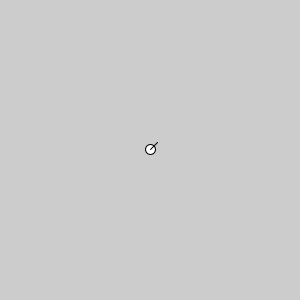
Frame 1 (no input)
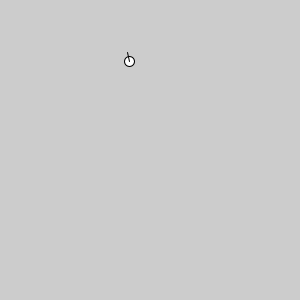
Frame 60 (the mouse pressed at the canvas centre just before this capture)
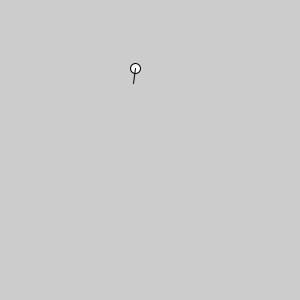
Frame 120 (the mouse held since frame 60 and released just before this capture)

The Processing sketch that drew these frames (run headless with seeded random() and noise(); from frame 60 on, the mouse is pressed at the canvas centre):

// Processing sketch: simple_agent
// ── simple_agent.pde
//
// foundations
//
// using processing to do agent modeling.  use this sketch to establish the basic
// framework.
//
// - representing an agent
// - drawing the world
// - drawing the agent
// - timestepping
// 
// do a vehicle that makes random walk
//

Agent a;

// step 1: setup() - initialize things and set up the size of the view
void setup() {
  size(300, 300);
  a = new Agent();
}


// step 2: define an agent as a class with a position and velocity
class Agent {
  // velocity is a vector
  PVector vel; 
  PVector pos;
  
  Agent() {
    // new agent in the middle of things
    pos = new PVector(150.0, 150.0);
    vel = new PVector(random(2.0) - 1.0, random(2.0) - 1.0);
  }
  
  // step 4: action to take in a step
  void move() {
    pos.add(vel);
    PVector dv = new PVector(random(1.0)-0.5, random(1.0)-0.5);
    vel.add(dv);
    vel.limit(2.0);
    if (pos.x < 0) { pos.x = 300.0; }
    if (pos.x > 300.0) { pos.x = 0.0; }
    if (pos.y < 0) { pos.y = 300.0; }
    if (pos.y > 300.0) { pos.y = 0.0; }
  }
  
  // step 3: drawing the agent
  void draw() {
    ellipse(pos.x, pos.y, 10, 10);
    line(pos.x, pos.y, pos.x + vel.x*10, pos.y + vel.y*10);
  }
}

// step 3: drawing and time stepping
void draw() {
  background(204);
  a.move();
  a.draw();
}
